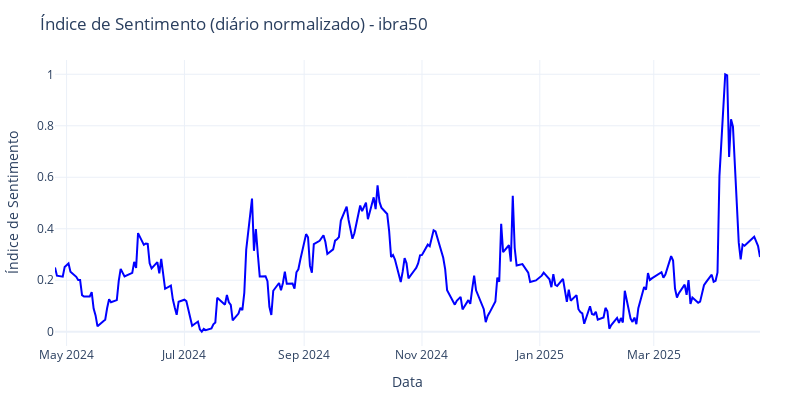

Notebook code for this chart:
### Code cell
scaler = MinMaxScaler(feature_range=(0, 1))
scaled_vxbr = scaler.fit_transform(df[['VX-diario']])
scaled_df_vxbr = pd.DataFrame(scaled_vxbr, columns=['VX-diario'], index=df.Data)


fig = go.Figure()

# Linha principal (o seu índice de sentimento)
fig.add_trace(go.Scatter( x=scaled_df_vxbr.index, y=scaled_df_vxbr['VX-diario'], mode='lines', name=f'Índice de Sentimento - {carteira}', line=dict(color='blue')))

# Layout
fig.update_layout(
    title=f'Índice de Sentimento (diário normalizado) - {carteira}',
    width=800,
    height=400,
    legend=dict(yanchor="top", y=0.99, xanchor="left", x=0.01),
    margin=dict(l=40, r=40, t=60, b=40),
    xaxis_title='Data',
    yaxis_title='Índice de Sentimento',
    template='plotly_white'
)

fig.show()

### Figure 1 — Plotly figure (JSON) as saved in the notebook; plotly's stock layout.template omitted (floating-point values rounded to 4 significant figures; data arrays with more than 128 entries replaced by an {"elided": "..."} marker saying what was removed)
{"data": [{"line": {"color": "blue"}, "mode": "lines", "name": "Índice de Sentimento - ibra50", "type": "scatter", "x": {"elided": "250 str values"}, "y": {"elided": "250 float values"}}], "layout": {"height": 400, "legend": {"x": 0.01, "xanchor": "left", "y": 0.99, "yanchor": "top"}, "margin": {"b": 40, "l": 40, "r": 40, "t": 60}, "title": {"text": "Índice de Sentimento (diário normalizado) - ibra50"}, "width": 800, "xaxis": {"title": {"text": "Data"}}, "yaxis": {"title": {"text": "Índice de Sentimento"}}}}
